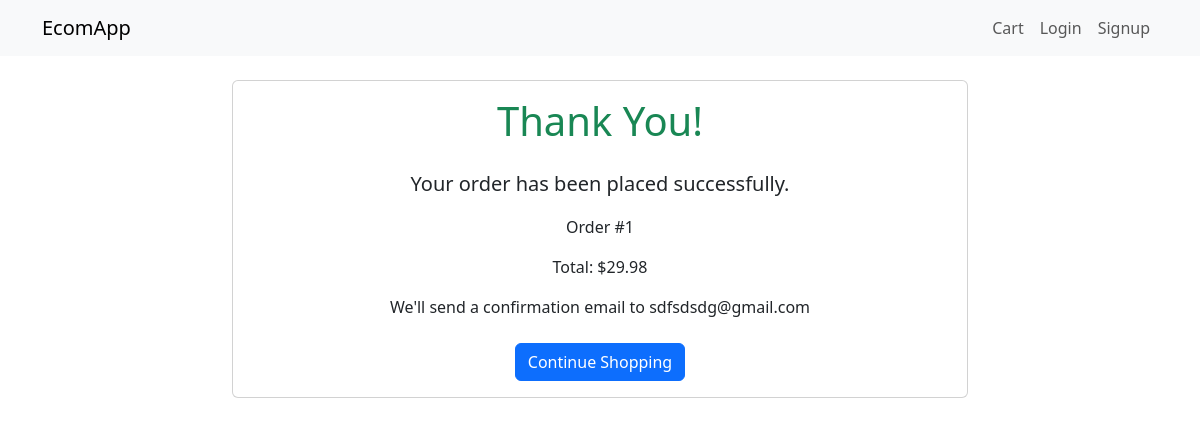
Screenshot of /thank-you/1/ with the database file from the repository.
### shop/models.py (models this page shows, shortened)
class Order(models.Model):
    user = models.ForeignKey(settings.AUTH_USER_MODEL, on_delete=models.SET_NULL, null=True, blank=True)
    name = models.CharField(max_length=255)
    email = models.EmailField()
    address = models.TextField()
    cart_data = models.JSONField()
    total_price = models.DecimalField(max_digits=10, decimal_places=2)
    created_at = models.DateTimeField(auto_now_add=True)

### shop/views.py (the view)
# urls.py: path('thank-you/<int:order_id>/', thank_you, name='thank_you'),
def thank_you(request, order_id):
    order = get_object_or_404(Order, id=order_id)
    return render(request, 'shop/thank_you.html', {'order': order})

### shop/templates/shop/thank_you.html
{% extends 'base.html' %}
{% block content %}
<div class="container mt-4">
    <div class="row justify-content-center">
        <div class="col-md-8">
            <div class="card text-center">
                <div class="card-body">
                    <h1 class="text-success mb-4">Thank You!</h1>
                    <p class="lead">Your order has been placed successfully.</p>
                    <p>Order #{{ order.id }}</p>
                    <p>Total: ${{ order.total_price }}</p>
                    <p>We'll send a confirmation email to {{ order.email }}</p>
                    <div class="mt-4">
                        <a href="{% url 'product_list' %}" class="btn btn-primary">Continue Shopping</a>
                    </div>
                </div>
            </div>
        </div>
    </div>
</div>
{% endblock %}

### rows the page displays
Order: id "1", total_price "29.98", email "sdfsdsdg@gmail.com"
